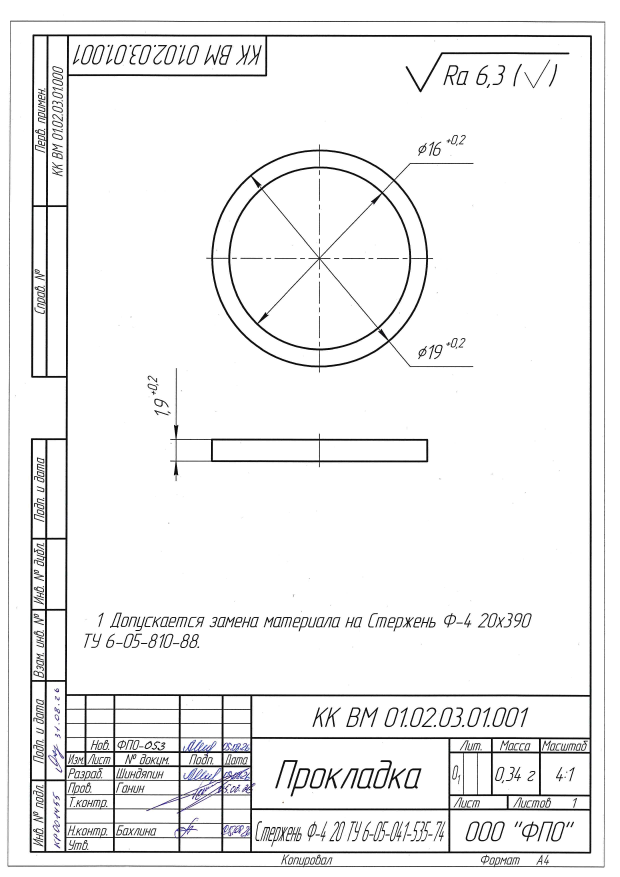
#> input picture tests/fixtures/scan-gasket.jpg, 2480 x 3507 px (shown at 1/4 size); its folder holds 4 pictures in this run
$ python generate_scan.py --output out.png
#> lines starting #> are read from the running program, lines starting #| are printed output that depends on the picture
"""Generate PDF fixtures. Requires Pillow, pypdf and fonttools."""
import argparse
from pathlib import Path

from fontTools.pens.qu2cuPen import Qu2CuPen
from fontTools.pens.svgPathPen import SVGPathPen
from fontTools.svgLib.path import parse_path
from fontTools.ttLib import TTFont
from PIL import Image, ImageDraw, ImageFont
from pypdf import PdfReader, PdfWriter
from pypdf.generic import DecodedStreamObject, DictionaryObject, NameObject, NumberObject

FOLDER = Path(__file__).resolve().parent
FONT = "C:/Windows/Fonts/arial.ttf"


def scan(output):
    image = Image.new("RGB", (1650, 2340), "white")
#> image: PIL image 1650x2340 RGB; every value is 255
    draw = ImageDraw.Draw(image)
    left, top, right, bottom = 158, 1868, 1611, 2300
    draw.rectangle((left, top, right, bottom), outline="black", width=4)
    draw.line((668, top, 668, bottom), fill="black", width=4)
    draw.line((668, 1986, right, 1986), fill="black", width=4)
    draw.line((1218, 1986, 1218, bottom), fill="black", width=4)
    draw.line((1218, 2143, right, 2143), fill="black", width=4)
    draw.line((668, 2182, 1218, 2182), fill="black", width=4)
    font = ImageFont.truetype(FONT, 55)
    draw.text((780, 1894), "АБВГ.123456.001", font=font, fill="black")
    draw.text((738, 2010), "Корпус", font=font, fill="black")
    draw.text((738, 2084), "основной", font=font, fill="black")
    image.save(output / "scan-form1.pdf", resolution=200)
    numbered = image.copy()
    framed = image.copy()
    ImageDraw.Draw(framed).rectangle((left, 40, right, bottom), outline="black", width=4)
    framed.rotate(2.5, Image.Resampling.BICUBIC, expand=True, fillcolor="white").save(
        output / "scan-framed-skewed.pdf", resolution=200)
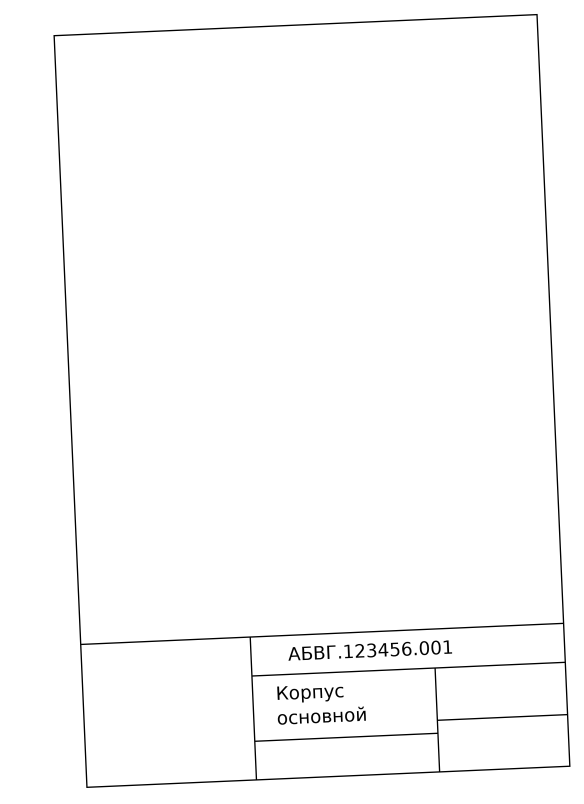
#> saved as scan-framed-skewed.pdf: PIL image 1752x2410 RGB (shown at 1/3 size); min 0, max 255, mean 251.6
    title = ImageDraw.Draw(numbered)
    title.line((1218, 2182, 1611, 2182), fill="black", width=4)
    title.line((1375, 2143, 1375, 2182), fill="black", width=4)
    title.text((1315, 2145), "1", font=ImageFont.truetype(FONT, 31), fill="black")
    continuation = Image.new("RGB", image.size, "white")
    stamp = ImageDraw.Draw(continuation)
    stamp.rectangle((left, 2182, right, bottom), outline="black", width=4)
    for x in (668, 1532):
        stamp.line((x, 2182, x, bottom), fill="black", width=4)
    for y in (2221, 2260):
        stamp.line((left, y, 668, y), fill="black", width=4)
    stamp.text((780, 2206), "АБВГ.123456.001", font=font, fill="black")
    stamp.text((1554, 2228), "2", font=ImageFont.truetype(FONT, 44), fill="black")
    continuation.save(output / "scan-numbered-batch.pdf", resolution=200, save_all=True, append_images=[numbered])
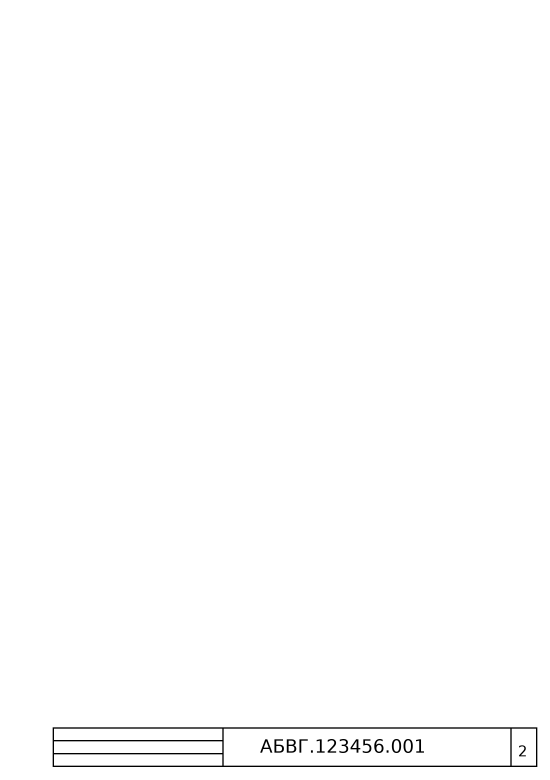
#> saved as scan-numbered-batch.pdf: PIL image 1650x2340 RGB (shown at 1/3 size); min 0, max 255, mean 253.5
    # A specification continuation whose table shares the stamp's side rules.
    stamp.rectangle((left, 78, right, 2182), outline="black", width=4)
    for x in (left + 38, left + 78, left + 130, left + 650, left + 1120):
        stamp.line((x, 78, x, 2182), fill="black", width=4)
    for y in range(180, 2182, 55):
        stamp.line((left, y, right, y), fill="black", width=3)
    tilted = continuation.rotate(.18, Image.Resampling.BICUBIC, expand=False, fillcolor="white")
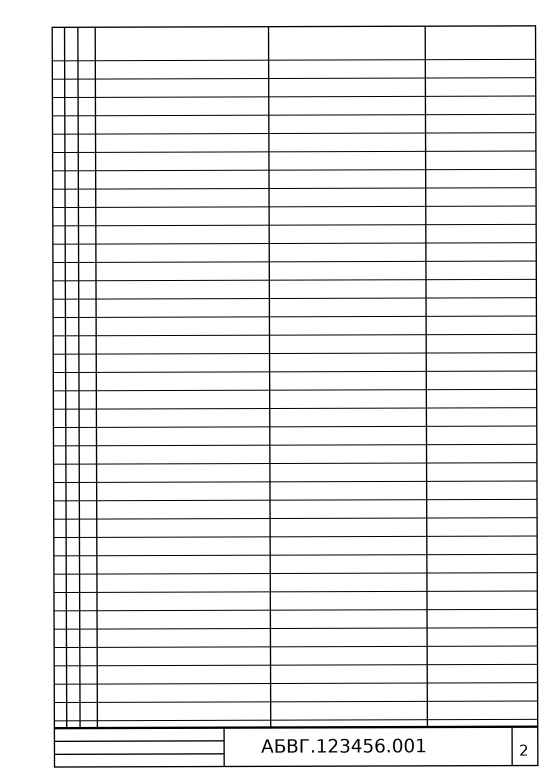
#> tilted: PIL image 1650x2340 RGB (shown at 1/3 size); min 0, max 255, mean 238.4
    tilted.save(output / "scan-continuation-skewed.pdf", resolution=200)
    # A clipped bottom rule and a tilted, sideways scan with text in both cells.
    draw.rectangle((690, 1880, 1590, 1970), fill="white")
    draw.text((780, 1894), "АБВГ.123456-02", font=font, fill="black")
    skewed = image.crop((0, 0, image.width, bottom - 6)).rotate(
        1.4, Image.Resampling.BICUBIC, expand=True, fillcolor="white")
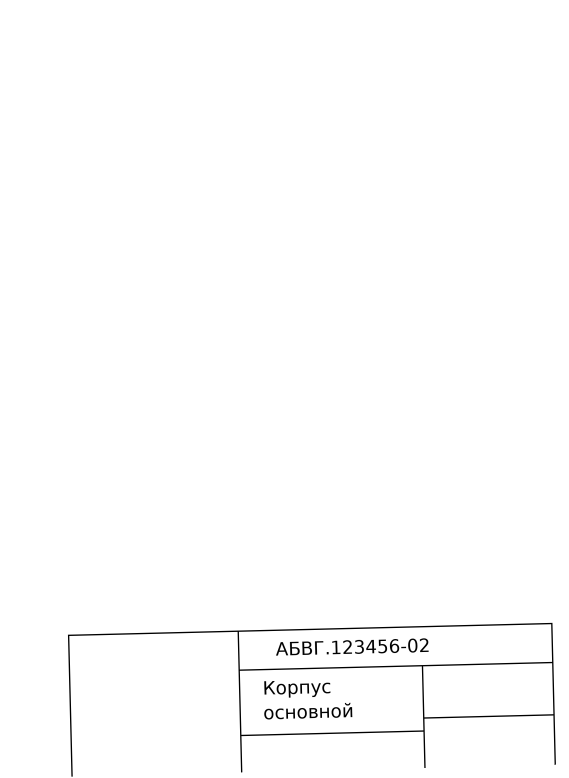
#> skewed: PIL image 1706x2334 RGB (shown at 1/3 size); min 0, max 255, mean 253.1
    skewed.transpose(Image.Transpose.ROTATE_90).save(output / "scan-skewed.pdf", resolution=200)
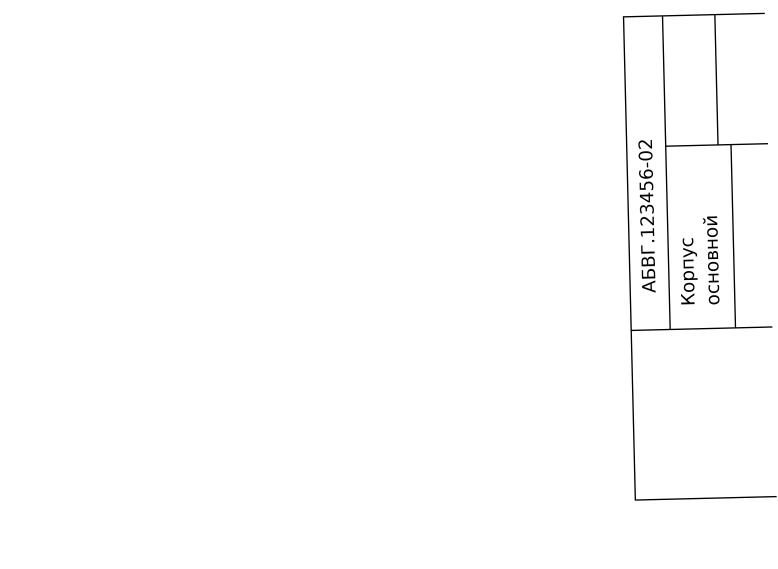
#> saved as scan-skewed.pdf: PIL image 2334x1706 RGB (shown at 1/3 size); min 0, max 255, mean 253.1


class PdfPen:
    def __init__(self, output):
        self.output = output

    def emit(self, operator, *points):
        coordinates = " ".join(f"{value:.3f}" for point in points for value in point)
        self.output.append(f"{coordinates} {operator}".strip())

    def moveTo(self, point):
        self.emit("m", point)

    def lineTo(self, point):
        self.emit("l", point)

    def curveTo(self, *points):
        self.emit("c", *points)

    def closePath(self):
        self.emit("h")

    def endPath(self):
        pass


# [27 lines left out: function outlines, not called in this run]


def inclined_scan(output, name, page_size=(155.52, 57.6), image_size=None):
#> called with name = 'scan-gasket', page_size = (595, 842), image_size = (595, 841)
    source = FOLDER / f"{name}.jpg"
    with Image.open(source) as image:
#> image is the input picture: PIL image 2480x3507 RGB; mean R, G, B 241, 241, 241.1
        width, height = image.size
#> width = 2480; height = 3507
        color_space = "/DeviceGray" if image.mode == "L" else "/DeviceRGB"
#> color_space = '/DeviceRGB'

    writer = PdfWriter()
    page = writer.add_blank_page(*page_size)
    scan_image = DecodedStreamObject()
    scan_image.set_data(source.read_bytes())
    scan_image.update({
        NameObject("/Type"): NameObject("/XObject"),
        NameObject("/Subtype"): NameObject("/Image"),
        NameObject("/Width"): NumberObject(width),
        NameObject("/Height"): NumberObject(height),
        NameObject("/ColorSpace"): NameObject(color_space),
        NameObject("/BitsPerComponent"): NumberObject(8),
        NameObject("/Filter"): NameObject("/DCTDecode"),
    })
    page[NameObject("/Resources")] = DictionaryObject({
        NameObject("/XObject"): DictionaryObject({NameObject("/Scan"): writer._add_object(scan_image)})
    })
    stream = DecodedStreamObject()
    image_width, image_height = image_size or page_size
    stream.set_data(f"q {image_width} 0 0 {image_height} 0 0 cm /Scan Do Q".encode("ascii"))
    page[NameObject("/Contents")] = writer._add_object(stream)
    writer.write(output / f"{name}.pdf")


def main():
    parser = argparse.ArgumentParser(description=__doc__)
    parser.add_argument("--output", type=Path, required=True)
    output = parser.parse_args().output
    output.mkdir(parents=True, exist_ok=True)
    scan(output)
    # Keep the original scale and 1 pt top margin; resampling changes OCR.
    inclined_scan(output, "scan-gasket", (595, 842), (595, 841))
#> (the call stopped at in inclined_scan, `writer = PdfWriter()`: pypdf is not available in this run)
    inclined_scan(output, "scan-connector", (595, 842), (595, 841))
#> call 2 of inclined_scan, with name = 'scan-connector', page_size = (595, 842), image_size = (595, 841)
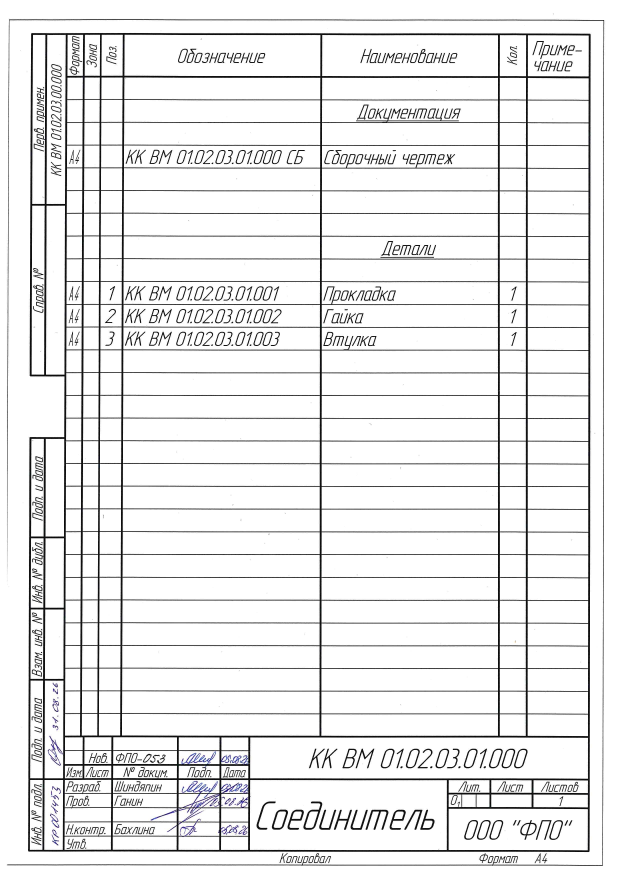
#> input picture tests/fixtures/scan-connector.jpg, 2480 x 3507 px (shown at 1/4 size)
#> in inclined_scan, image is the input picture: PIL image 2480x3507 RGB; mean R, G, B 234.8, 234.8, 235
#> (the call stopped at in inclined_scan, `writer = PdfWriter()`: pypdf is not available in this run)
    for name in ("scan-assembly", "scan-nut", "scan-specification", "scan-sideways"):
        inclined_scan(output, name, (595, 842), (595, 841))
#> call 3 of inclined_scan, with name = 'scan-assembly', page_size = (595, 842), image_size = (595, 841)
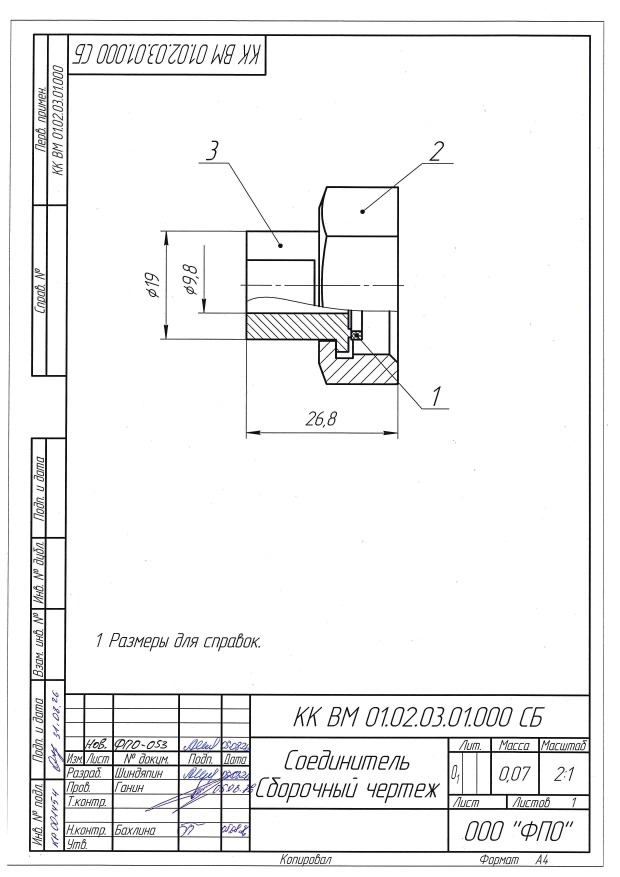
#> input picture tests/fixtures/scan-assembly.jpg, 2480 x 3507 px (shown at 1/4 size)
#> in inclined_scan, image is the input picture: PIL image 2480x3507 RGB; mean R, G, B 241.9, 241.9, 242.1
#> (the call stopped at in inclined_scan, `writer = PdfWriter()`: pypdf is not available in this run)
    source = PdfReader(output / "scan-form1.pdf")
    writer = PdfWriter()
    writer.add_page(source.pages[0]).rotate(90)
    writer.write(output / "scan-rotated.pdf")
    locked = PdfWriter()
    locked.add_page(source.pages[0])
    locked.encrypt("fixture-password", algorithm="RC4-128")
    locked.write(output / "protected.pdf")
    outlines(output)
    inclined_scan(output, "scan-italic")
    inclined_scan(output, "scan-italic-faded")


if __name__ == "__main__":
#> (the run stopped early here; a loop or call above may not have finished)
